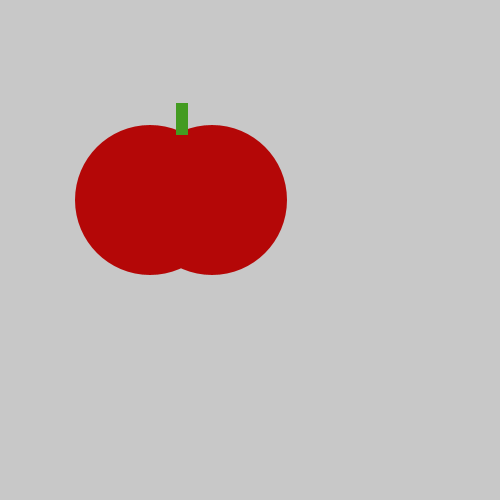
Frame 1 (no input)
Frame 60 (the mouse pressed at the canvas centre just before this capture): identical to frame 1, image omitted
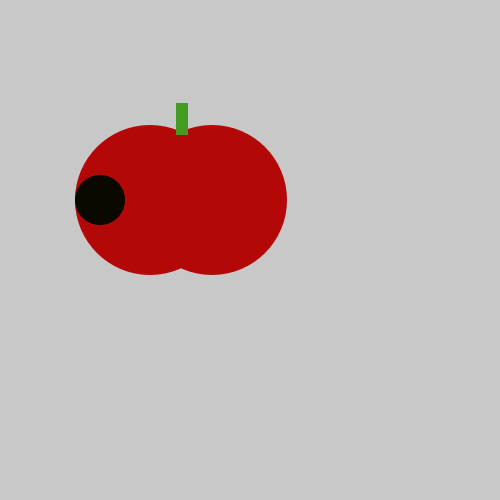
Frame 120 (the mouse held since frame 60 and released just before this capture)

The Processing sketch that drew these frames (run headless with seeded random() and noise(); from frame 60 on, the mouse is pressed at the canvas centre):

// Processing sketch: tasty_tomato
// ── tasty_tomato.pde
void setup() {
    size(500, 500);
}
void draw() {
    fill(#FFF490);
    background(200, 200, 200);
    noStroke();
    fill(#B40707);
    ellipse(150, 200, 150, 150);
    ellipse(212, 200, 150, 150);
    fill(#439B21);
    rect(176, 103, 12, 32);
    if(mousePressed){
    fill(#0A0900);
    ellipse(100,200,50,50);
  }
      
    
}
